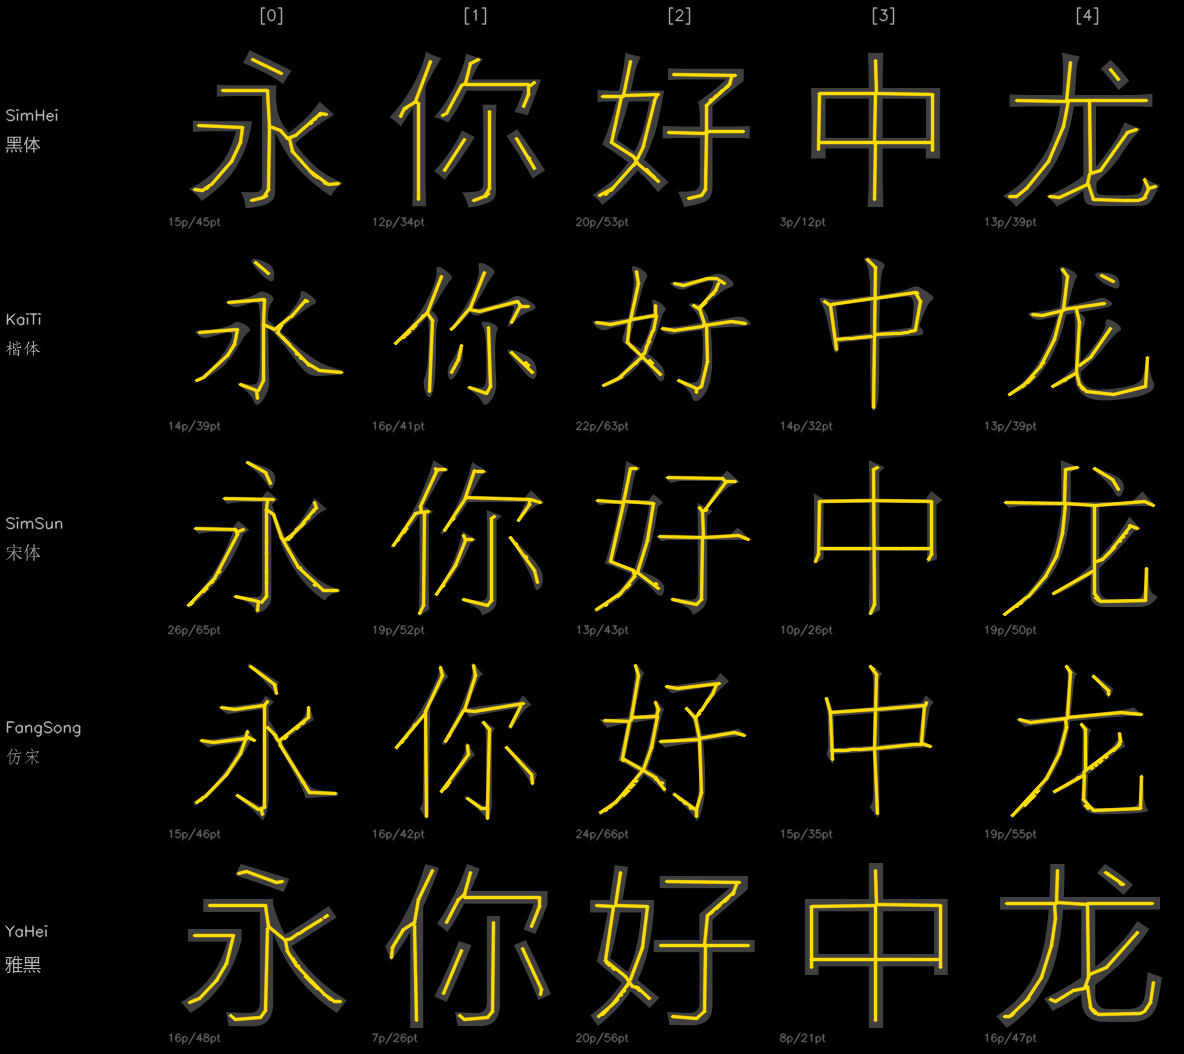

Here is the Python script that generated this plot:
"""
Demo: Compare single-stroke extraction across multiple Chinese font styles.

Pipeline per glyph:
  1. Render TTF glyph (white on black)
  2. Zhang-Suen thinning → 1px skeleton
  3. Trace & simplify with RDP

Output: grid image — rows = fonts, columns = characters.
Each cell shows original glyph (gray) with single-stroke overlay (colored).
"""

import numpy as np
import cv2
from PIL import Image, ImageDraw, ImageFont
import os

CHARS = "永你好中龙"
GLYPH_SIZE = 200
FONT_SIZE = 170
OUTPUT_PATH = os.path.join(os.path.dirname(__file__), "single_stroke_fonts_compare.png")

FONTS = [
    ("C:/Windows/Fonts/simhei.ttf", "SimHei (黑体)"),
    ("C:/Windows/Fonts/simkai.ttf", "KaiTi (楷体)"),
    ("C:/Windows/Fonts/simsun.ttc", "SimSun (宋体)"),
    ("C:/Windows/Fonts/simfang.ttf", "FangSong (仿宋)"),
    ("C:/Windows/Fonts/msyh.ttc", "YaHei (雅黑)"),
]

NEIGHBORS = [(-1, -1), (-1, 0), (-1, 1), (0, -1), (0, 1), (1, -1), (1, 0), (1, 1)]


def render_glyph(char, font, size):
    img = Image.new("L", (size, size), 0)
    draw = ImageDraw.Draw(img)
    bbox = draw.textbbox((0, 0), char, font=font)
    w, h = bbox[2] - bbox[0], bbox[3] - bbox[1]
    x = (size - w) // 2 - bbox[0]
    y = (size - h) // 2 - bbox[1]
    draw.text((x, y), char, fill=255, font=font)
    return np.array(img)


def thin_glyph(binary):
    _, bw = cv2.threshold(binary, 128, 255, cv2.THRESH_BINARY)
    return cv2.ximgproc.thinning(bw, thinningType=cv2.ximgproc.THINNING_ZHANGSUEN)


def trace_skeleton(skeleton):
    h, w = skeleton.shape
    visited = np.zeros((h, w), dtype=bool)
    paths = []
    skel_pts = set(zip(*np.where(skeleton > 0)))

    def get_neighbors(r, c):
        result = []
        for dr, dc in NEIGHBORS:
            nr, nc = r + dr, c + dc
            if 0 <= nr < h and 0 <= nc < w and (nr, nc) in skel_pts and not visited[nr, nc]:
                result.append((nr, nc))
        return result

    def degree(r, c):
        return sum(1 for dr, dc in NEIGHBORS if (r+dr, c+dc) in skel_pts)

    endpoints = [(r, c) for r, c in skel_pts if degree(r, c) == 1]
    for start in endpoints + list(skel_pts):
        r, c = start
        if visited[r, c]:
            continue
        path = [(c, r)]
        visited[r, c] = True
        current = (r, c)
        while True:
            neighbors = get_neighbors(*current)
            if not neighbors:
                break
            next_pt = neighbors[0]
            visited[next_pt[0], next_pt[1]] = True
            path.append((next_pt[1], next_pt[0]))
            current = next_pt
        if len(path) >= 2:
            paths.append(np.array(path, dtype=np.float32))
    return paths


def simplify_paths(paths, epsilon=2.0):
    result = []
    for path in paths:
        if len(path) < 3:
            result.append(path)
            continue
        pts = path.reshape(-1, 1, 2)
        approx = cv2.approxPolyDP(pts, epsilon, closed=False)
        result.append(approx.reshape(-1, 2))
    return result


def draw_paths(img, paths, color, thickness=2):
    for path in paths:
        pts = path.astype(np.int32)
        for i in range(len(pts) - 1):
            cv2.line(img, tuple(pts[i]), tuple(pts[i+1]), color, thickness, cv2.LINE_AA)


def process_glyph(char, font):
    glyph = render_glyph(char, font, GLYPH_SIZE)
    skeleton = thin_glyph(glyph)
    paths = trace_skeleton(skeleton)
    simplified = simplify_paths(paths, epsilon=2.0)

    # Create composite: dim original + bright single-stroke
    cell = np.zeros((GLYPH_SIZE, GLYPH_SIZE, 3), dtype=np.uint8)
    # Original as dim background
    gray = (glyph * 0.25).astype(np.uint8)
    cell[:, :, 0] = gray
    cell[:, :, 1] = gray
    cell[:, :, 2] = gray
    # Overlay single-stroke paths
    draw_paths(cell, simplified, color=(0, 220, 255), thickness=2)

    n_paths = len(simplified)
    n_pts = sum(len(p) for p in simplified)
    return cell, n_paths, n_pts


def main():
    available_fonts = [(p, n) for p, n in FONTS if os.path.exists(p)]
    n_fonts = len(available_fonts)
    n_chars = len(CHARS)

    margin = 4
    label_w = 160  # width for font name labels
    cell = GLYPH_SIZE + margin
    canvas_w = label_w + cell * n_chars + margin
    canvas_h = 30 + cell * n_fonts + margin
    canvas = np.zeros((canvas_h, canvas_w, 3), dtype=np.uint8)

    # Column headers
    for j, char in enumerate(CHARS):
        x = label_w + margin + j * cell + GLYPH_SIZE // 2 - 5
        cv2.putText(canvas, f"[{j}]", (x, 20),
                    cv2.FONT_HERSHEY_SIMPLEX, 0.5, (180, 180, 180), 1, cv2.LINE_AA)

    for i, (font_path, font_name) in enumerate(available_fonts):
        print(f"Processing font: {font_name}")
        font = ImageFont.truetype(font_path, FONT_SIZE)
        y0 = 30 + i * cell

        # Row label
        cv2.putText(canvas, font_name.split("(")[0].strip(), (5, y0 + GLYPH_SIZE // 2 - 10),
                    cv2.FONT_HERSHEY_SIMPLEX, 0.5, (200, 200, 200), 1, cv2.LINE_AA)
        # Second line: Chinese name
        short = font_name.split("(")[1].rstrip(")") if "(" in font_name else ""
        if short:
            # Render Chinese name using PIL
            label_img = Image.new("RGB", (label_w - 10, 24), (0, 0, 0))
            label_draw = ImageDraw.Draw(label_img)
            try:
                small_font = ImageFont.truetype(font_path, 18)
                label_draw.text((0, 0), short, fill=(180, 180, 180), font=small_font)
            except:
                pass
            label_np = np.array(label_img)
            ly = y0 + GLYPH_SIZE // 2 + 5
            if ly + 24 <= canvas_h and label_w - 10 > 0:
                canvas[ly:ly+24, 5:5+label_w-10] = label_np

        for j, char in enumerate(CHARS):
            x0 = label_w + margin + j * cell
            cell_img, n_paths, n_pts = process_glyph(char, font)
            canvas[y0:y0+GLYPH_SIZE, x0:x0+GLYPH_SIZE] = cell_img
            # Stats overlay
            cv2.putText(cell_img, f"{n_paths}p/{n_pts}pt", (3, GLYPH_SIZE - 5),
                        cv2.FONT_HERSHEY_SIMPLEX, 0.35, (100, 100, 100), 1, cv2.LINE_AA)
            canvas[y0:y0+GLYPH_SIZE, x0:x0+GLYPH_SIZE] = cell_img

    cv2.imwrite(OUTPUT_PATH, canvas)
    print(f"\nOutput saved to: {OUTPUT_PATH}")
    print(f"Characters: {CHARS}")
    print("Fonts tested:", [n for _, n in available_fonts])


if __name__ == "__main__":
    main()
